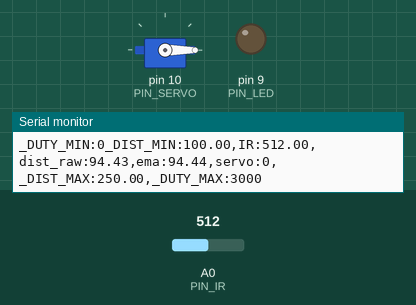
A sketch run on a simulated Arduino Uno, built with avr-gcc and run on an emulated ATmega328P. On the bench: servo, output pins drawn as LEDs (lit = HIGH), the last lines printed to the serial monitor. The test bench sets the inputs (shaded band); at power-on: A0 (PIN_IR) = 512.

Above: at 1.2 s.
1.3 s: A0 (PIN_IR) set to 480
At 2.0 s:
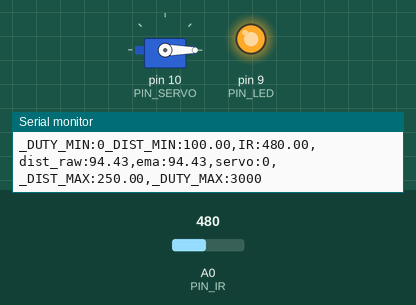
2.8 s: A0 (PIN_IR) set to 249
4.3 s: A0 (PIN_IR) set to 234
At 5.4 s:
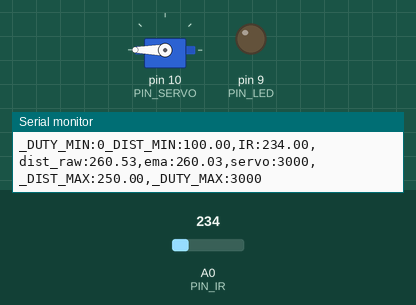
6.0 s: A0 (PIN_IR) set to 260
At 6.9 s:
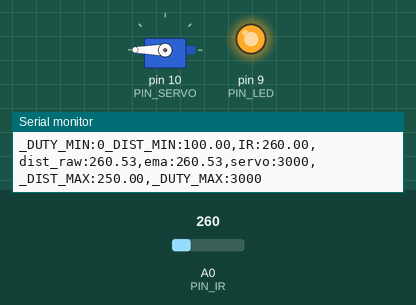
7.5 s: A0 (PIN_IR) set to 240
At 8.0 s:
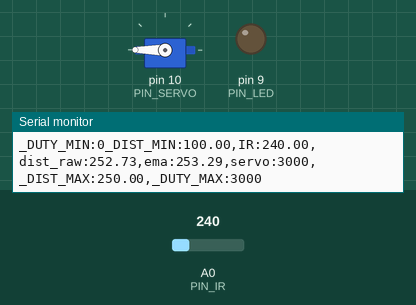
9.0 s: A0 (PIN_IR) set to 306
At 10.3 s:
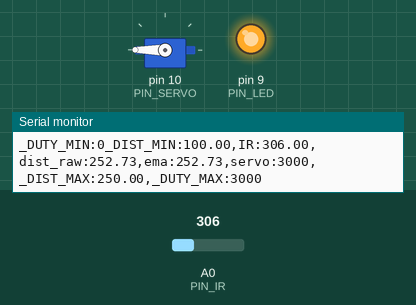
Timing chart, 0 to 11.5 s (numbered marks = the images above; inputs shaded):
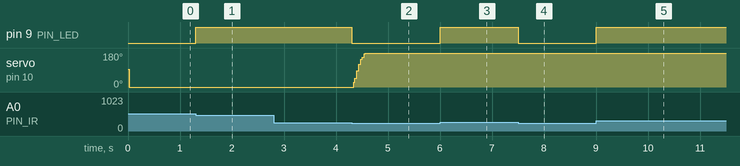

Measured:
- the behaviour switches between 493 and 492 on A0 (PIN_IR) (found by bisection; images 0 and 1)
- the behaviour switches between 243 and 242 on A0 (PIN_IR) (found by bisection; images 1 and 2)
- after the input at 1.3 s, pin 9 (PIN_LED): LOW → HIGH at once
- after the input at 4.3 s, pin 9 (PIN_LED): HIGH → LOW at once; servo on pin 10 (PIN_SERVO): 0° → 180° at once
- after the input at 6.0 s, pin 9 (PIN_LED): LOW → HIGH at once
- after the input at 7.5 s, pin 9 (PIN_LED): HIGH → LOW at once
- after the input at 9.0 s, pin 9 (PIN_LED): LOW → HIGH at once

The sketch:

17_example_3.ino
```cpp
#include <Servo.h>

// Arduino pin assignment

#define PIN_IR    0         // IR sensor at Pin A0
#define PIN_LED   9
#define PIN_SERVO 10

#define _DUTY_MIN 0  // servo full clock-wise position (0 degree)
#define _DUTY_NEU 1500  // servo neutral position (90 degree)
#define _DUTY_MAX 3000  // servo full counter-clockwise position (180 degree)

#define _DIST_MIN  100.0   // minimum distance 100mm
#define _DIST_MAX  250.0   // maximum distance 250mm

#define EMA_ALPHA  0.1      // for EMA Filter

#define LOOP_INTERVAL 20   // Loop Interval (unit: msec)

Servo myservo;
unsigned long last_loop_time;   // unit: msec

float dist_prev = _DIST_MIN;
float dist_ema = _DIST_MIN;

void setup()
{
  pinMode(PIN_LED, OUTPUT);

  myservo.attach(PIN_SERVO);
  myservo.writeMicroseconds(_DUTY_NEU);

  Serial.begin(1000000);    // 1,000,000 bps
}

void loop()
{
  unsigned long time_curr = millis();
  int duty;
  float a_value, dist_raw;

  // wait until next event time
  if (time_curr < (last_loop_time + LOOP_INTERVAL))
    return;
  last_loop_time += LOOP_INTERVAL;

  a_value = analogRead(PIN_IR);
  dist_raw = ((6762.0 / (a_value - 9.0)) - 4.0) * 10.0;

  if(dist_raw >= _DIST_MIN && dist_raw <= _DIST_MAX) {
    digitalWrite(PIN_LED, HIGH);
    dist_raw = dist_prev;
  }
  else{
    digitalWrite(PIN_LED, LOW);
  }

  dist_ema =  EMA_ALPHA * dist_raw + (1 - EMA_ALPHA) * dist_ema;
  dist_prev=dist_raw;

  //duty = map(dist_ema, _DIST_MIN, _DIST_MAX, _DUTY_MIN, _DUTY_MAX);
  if(dist_ema <= _DIST_MIN) {
    duty = _DUTY_MIN;
  }
  else if(dist_ema >= _DIST_MAX) {
    duty = _DUTY_MAX;
  }
  else{
    duty = _DUTY_MIN + (int)((dist_ema - _DIST_MIN) * (_DUTY_MAX - _DUTY_MIN) / (_DIST_MAX - _DIST_MIN));
  }

  myservo.writeMicroseconds(duty);

  Serial.print("_DUTY_MIN:");  Serial.print(_DUTY_MIN);
  Serial.print("_DIST_MIN:");  Serial.print(_DIST_MIN);
  Serial.print(",IR:");        Serial.print(a_value);
  Serial.print(",dist_raw:");  Serial.print(dist_raw);
  Serial.print(",ema:");       Serial.print(dist_ema);
  Serial.print(",servo:");     Serial.print(duty);
  Serial.print(",_DIST_MAX:"); Serial.print(_DIST_MAX);
  Serial.print(",_DUTY_MAX:"); Serial.print(_DUTY_MAX);
  Serial.println("");
}
```
